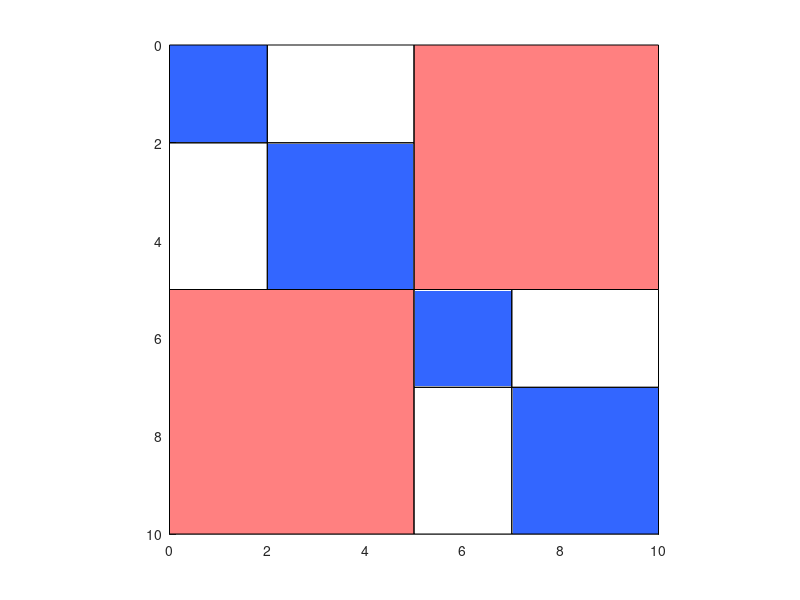

Reproduce this figure in MATLAB.
figure('Position',[100,100,800,800]);hold on;axis square;axis ij;rectangle('position',[0 5 5 5],'facecolor',[1.0,0.500000,0.500000]);
rectangle('position',[5 0 5 5],'facecolor',[1.0,0.500000,0.500000]);
rectangle('position',[0 2 2 3],'facecolor',[1.0,1.000000,1.000000]);
rectangle('position',[0 0 2 2],'facecolor',[0.2,0.4,1.0]);
rectangle('position',[2 0 3 2],'facecolor',[1.0,1.000000,1.000000]);
rectangle('position',[2 2 3 3],'facecolor',[0.2,0.4,1.0]);
rectangle('position',[5 7 2 3],'facecolor',[1.0,1.000000,1.000000]);
rectangle('position',[5 5 2 2],'facecolor',[0.2,0.4,1.0]);
rectangle('position',[7 5 3 2],'facecolor',[1.0,1.000000,1.000000]);
rectangle('position',[7 7 3 3],'facecolor',[0.2,0.4,1.0]);
hold off;
